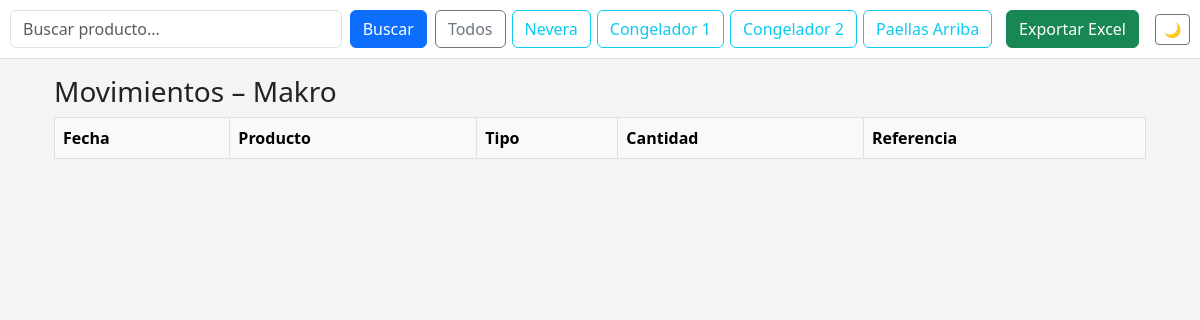
The page /proveedores/1/movimientos on the database as committed earlier.
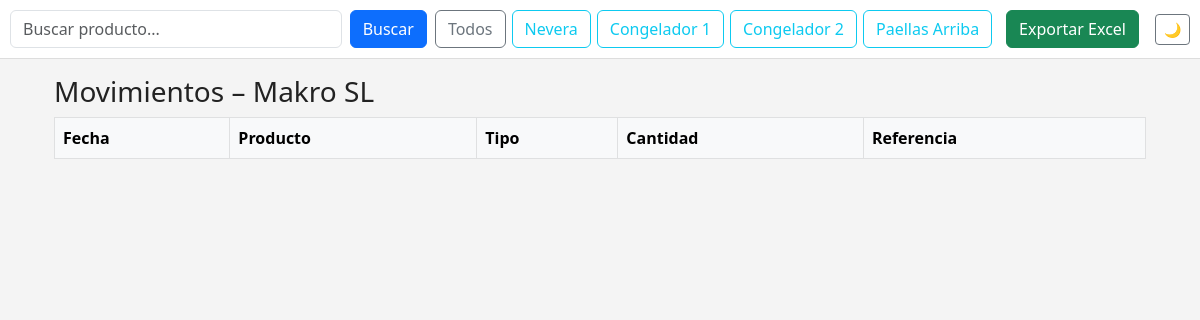
The same page on the database as committed later.
### app/models.py (models this page shows, shortened)
class Proveedor(db.Model):
    __tablename__ = "proveedores"
    id = db.Column(db.Integer, primary_key=True)
    nombre = db.Column(db.String(120), nullable=False, unique=True)
    telefono = db.Column(db.String(30), nullable=True)
    cif = db.Column(db.String(20), nullable=True)
    notas = db.Column(db.Text, nullable=True)
    movimientos = db.relationship(
        "Movimiento", back_populates="proveedor", lazy="dynamic"
    )

### app/proveedores/routes.py (the view)
@proveedores_bp.route("/<int:proveedor_id>/movimientos")
def movimientos_proveedor(proveedor_id):
    proveedor = Proveedor.query.get_or_404(proveedor_id)
    movimientos = proveedor.movimientos.order_by(Movimiento.fecha.desc()).all()
    return render_template(
        "proveedores/movimientos.html", proveedor=proveedor, movimientos=movimientos
    )

### app/templates/proveedores/movimientos.html (shortened to what this page needs)
{% extends "base.html" %}  {% block content %}
<div class="container mt-3">
    <h3>Movimientos – {{ proveedor.nombre }}</h3>
    <table class="table table-bordered table-hover">
        <thead class="table-light">
            <tr>
                <th>Fecha</th>
                <th>Producto</th>
                <th>Tipo</th>
                <th>Cantidad</th>
                <th>Referencia</th>
            </tr>
        </thead>
    </table>
</div>
{% endblock %}

### app/templates/base.html (shortened to what this page needs)
<!DOCTYPE html>
<html lang="es" data-theme="light">
<head>
    <link href="https://cdn.jsdelivr.net/npm/bootstrap@5.3.0/dist/css/bootstrap.min.css" rel="stylesheet">
</head>
<body>
    <div class="top-bar d-flex align-items-center gap-2">
        <form class="d-flex flex-grow-1 search-movil" onsubmit="return false;">
            <input id="mainSearch" name="q" class="form-control me-2" type="search" placeholder="Buscar producto..." aria-label="Buscar">
            <button class="btn btn-primary d-none d-md-inline">Buscar</button>
        </form>
        <div class="d-none d-md-flex align-items-center filtros-scroll">
            <a href="#" class="btn btn-outline-secondary filter-btn">Todos</a>
            <a href="#" class="btn btn-outline-info filter-btn">Nevera</a>
            <a href="#" class="btn btn-outline-info filter-btn">Congelador 1</a>
            <a href="#" class="btn btn-outline-info filter-btn">Congelador 2</a>
            <a href="#" class="btn btn-outline-info filter-btn">Paellas Arriba</a>
        </div>
        <a href="#" class="btn btn-success d-none d-md-inline">Exportar Excel</a>
        <button id="themeToggle" class="btn btn-outline-secondary btn-sm ms-2" title="Cambiar tema">🌙</button>
    </div>
    <div class="container mt-3">
        {% block content %}{% endblock %}
    </div>
</body>
</html>

### app/templates/base.html (style rules this page uses)
:root { --c-bg: #f4f4f4; --c-text: #222; --c-card: #ffffff; --c-border: #dddddd; --c-primary: #0d6efd; --muted: #6c757d; }
body { background-color: var(--c-bg); color: var(--c-text); }
.top-bar { background: var(--c-card); border-bottom: 1px solid var(--c-border); padding: 10px; }
.filtros-scroll { overflow-x: auto; white-space: nowrap; }
.filtros-scroll a { margin-right: 6px; display: inline-block; }
.top-bar .form-control { min-width: 160px; }

Rows that differ between the two databases and show on the page:
changed Proveedor: nombre "Makro" → "Makro SL"
